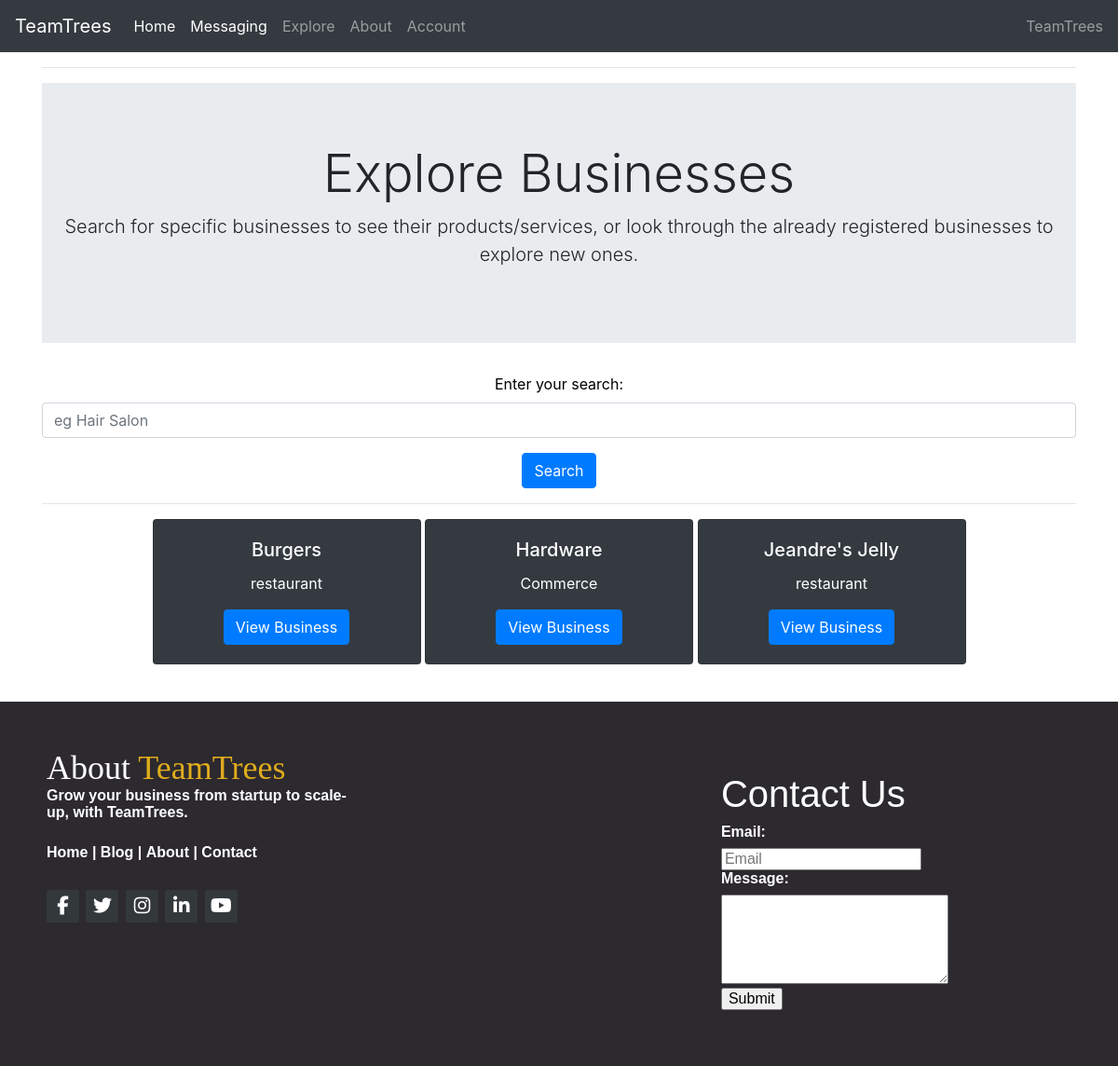
The page /explore/ on the database as committed earlier.
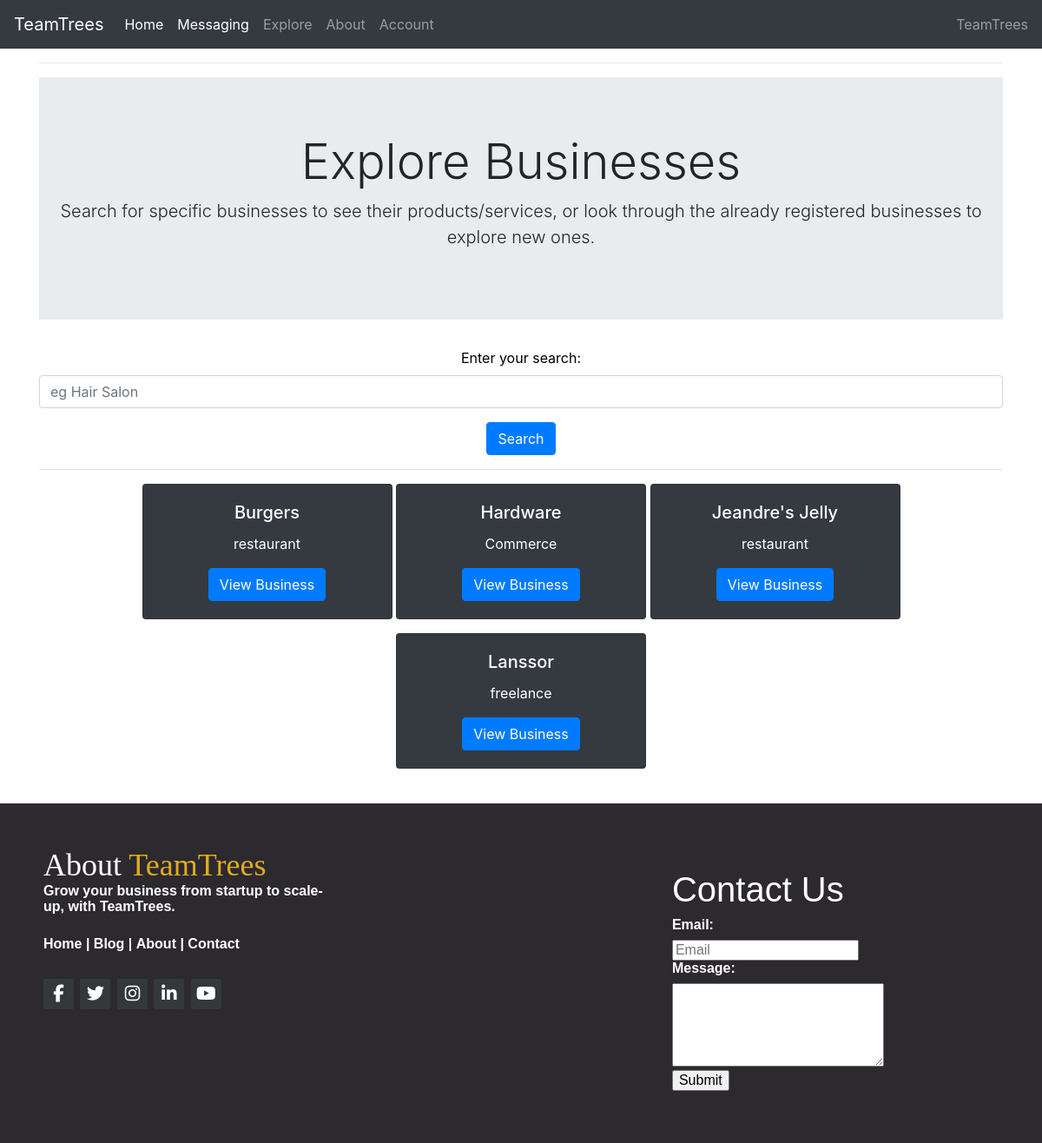
The same page on the database as committed later.
### businesses/models.py (models this page shows, shortened)
class Business(models.Model):
    user = models.ForeignKey(User, on_delete=models.CASCADE)
    businessname = models.CharField(max_length=255)
    businesstype = models.CharField(max_length=255, choices=Business_Type)
    address = models.CharField(max_length=255)
    address2 = models.CharField(max_length=255, default='None')
    city = models.CharField(max_length=255)
    province = models.CharField(max_length=255, choices=Province)
    postal_code = models.CharField(max_length=255, default='None')
    logo = models.ImageField(default='None')

### explore/views.py (the view)
# urls.py: path('explore/', include('explore.urls')),
def explore(request):
    options = Business.objects.all()
    return render(request, 'explore.html', {'options': options})

### templates/explore.html (shortened to what this page needs)
{% extends "base.html" %}
{% block content %}
<div class="container" style='text-align: center;'>
        <hr>
        <div class="jumbotron jumbotron-fluid">
  <div class=" container">
    <h1 class="display-4">Explore Businesses</h1>
    <p class="lead">Search for specific businesses to see their products/services, or look through the already registered businesses to explore new ones.</p>
  </div>
</div>
        <form action="{% url 'explore:search_results' %}" method="GET">
            <div class="form-group">
                <label for="exploreSearch">Enter your search:</label>
                <input type="text" class="form-control" id="exploreSearch" name="exploreSearch"
                    placeholder="eg Hair Salon">
            </div>
            <button type="submit" class="btn btn-primary">Search</button>
            <div>
        </form>
        <hr>
        {% if options == False %}
        <h4>No results found</h4>
        {% else %}
        <div class="grid-container">
            {% for business in options %}
            <div class="grid-item" style="display: grid; display: inline-grid; column-gap: 50px; row-gap: 50px;">
                <div class="card text-white bg-dark mb-3" style="width: 18rem;">
                    <div class="card-body">
                        <h5 class="card-title">{{business.businessname}}</h5>
                        <p class="card-text">{{business.businesstype}}</p>
                        <a href="{% url 'explore:business_detail' pk=business.pk %}" class="btn btn-primary">View Business</a>
                    </div>
                </div>
            </div>
            {% endfor %}
        </div>
        <br>
        {% endif %}
</div>
</div>
{% endblock %}

Rows that differ between the two databases and show on the page:
added Business: businessname "Lanssor", businesstype "freelance"
